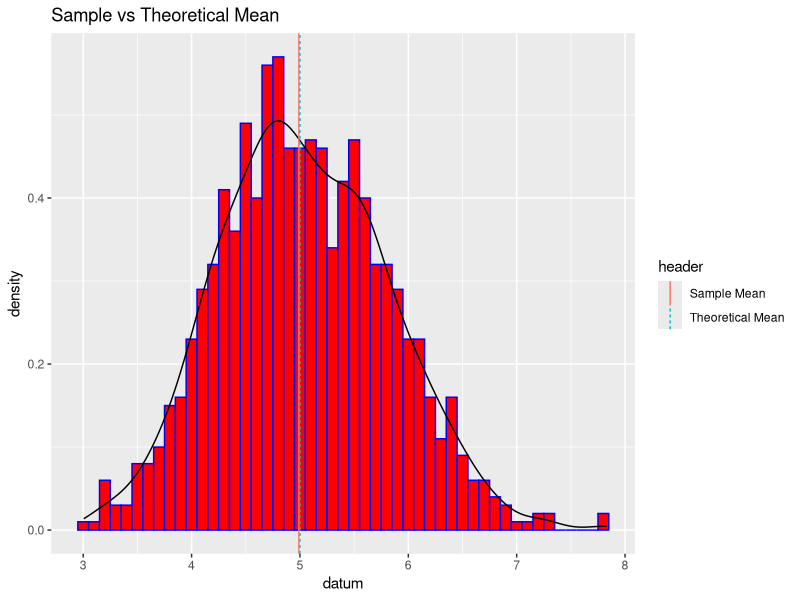
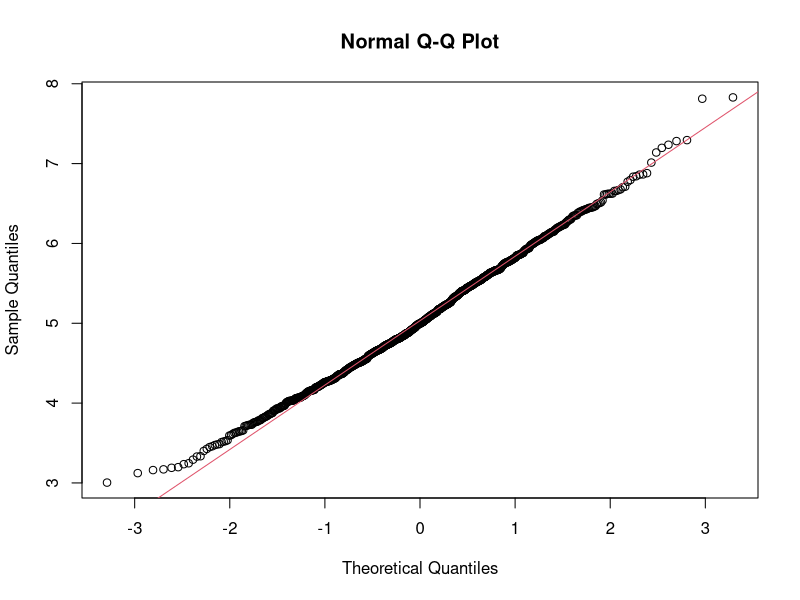

Recreate these plots in R, in order.
## ---- chunk 1
knitr::opts_chunk$set(echo = TRUE)
## ---- chunk 2
set.seed(54321)
lambda <- 0.2
n <- 40
simulationLimit <- 1000
standardDeviation <- 1/lambda
## ---- chunk 3
simulation <- rexp(simulationLimit * n, rate = lambda)

simulatedMean <- mean(simulation)
simulatedMean

theoreticalMean <- 1/lambda
theoreticalMean
## ---- chunk 4
datum <- NULL
for (ii in 1:simulationLimit) {
  datum <- c(datum, mean(rexp(n, lambda)))
}
## ---- chunk 5
library(ggplot2)

dataFrame1 <- data.frame(header = c("Sample Mean", "Theoretical Mean"), values = c(simulatedMean, theoreticalMean))

gg <- ggplot(NULL, aes(x=datum))

plot1 <- gg + geom_histogram(aes(y=..density..), color="blue", fill="red", binwidth=0.1) + labs(title = "Sample vs Theoretical Mean") + geom_density(color="black") + geom_vline(data=dataFrame1, aes(xintercept=values, linetype=header, color=header), show.legend=TRUE)

plot1
## ---- chunk 6
sd(datum)
## ---- chunk 7
varianceDatum <- sd(datum)^2
varianceDatum
## ---- chunk 8
theoreticalDatum <- (1/lambda)^2/n
theoreticalDatum
## ---- chunk 9
qqnorm(datum)
qqline(datum, col=10)
